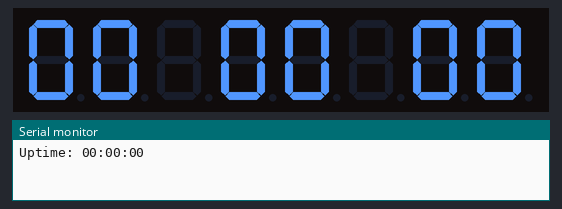
A sketch run on a simulated ESP8266 (NodeMCU). On the bench: 8-digit seven-segment display, the last lines printed to the serial monitor.

Above: at 0.1 s.
At 5.1 s:
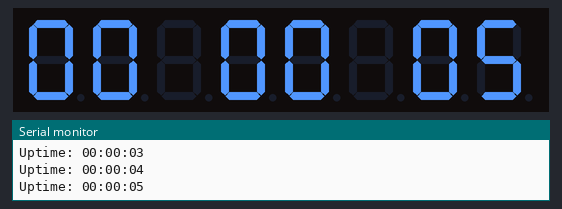
At 11.1 s:
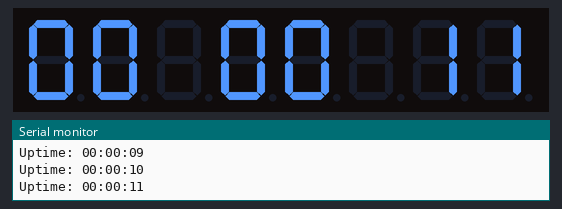
At 19.1 s:
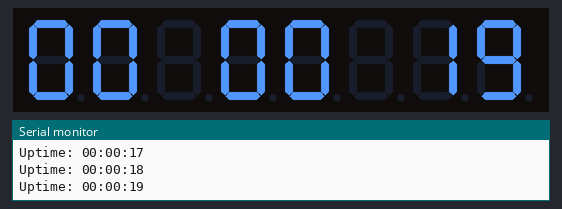
At 28.1 s:
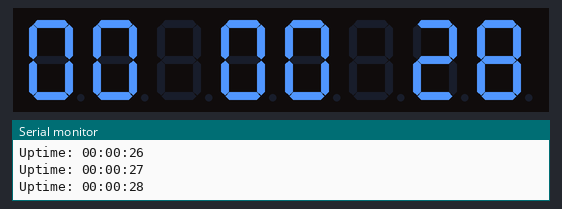
At 39.1 s:
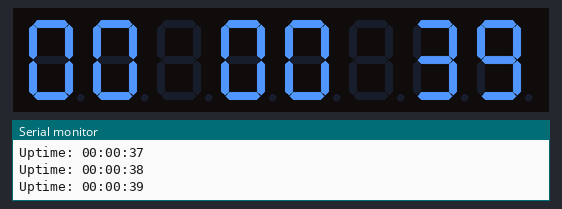

Measured:
- what the display in image 2 shows lasts 1.0 s, from 11.0 s to 12.0 s

The sketch:

Boron_TM1638_uptime.ino
```cpp
// This #include statement was automatically added by the Particle IDE.
#include <TM1638.h>

// Initialize TM1638 with DATA, CLOCK, STROBE pins
TM1638 tm1638(D0, D1, D2);

void setup() {
    Serial.begin(9600);  // Begin serial communication for debugging
    tm1638.clearDisplay();
}

void loop() {
    // Calculate uptime using millis
    unsigned long uptimeMillis = millis();

    // Convert uptime to hours, minutes, and seconds
    unsigned long totalSeconds = uptimeMillis / 1000;
    unsigned long hours = totalSeconds / 3600;
    unsigned long minutes = (totalSeconds % 3600) / 60;
    unsigned long seconds = totalSeconds % 60;

    // Prepare the string to display
    char displayStr[9];
    snprintf(displayStr, sizeof(displayStr), "%02lu:%02lu:%02lu", hours, minutes, seconds);

    // Output uptime to serial monitor for verification
    Serial.print("Uptime: ");
    Serial.println(displayStr);

    // Display uptime on TM1638
    tm1638.setDisplayToString(displayStr);

    delay(1000);  // Update every second
}
```
